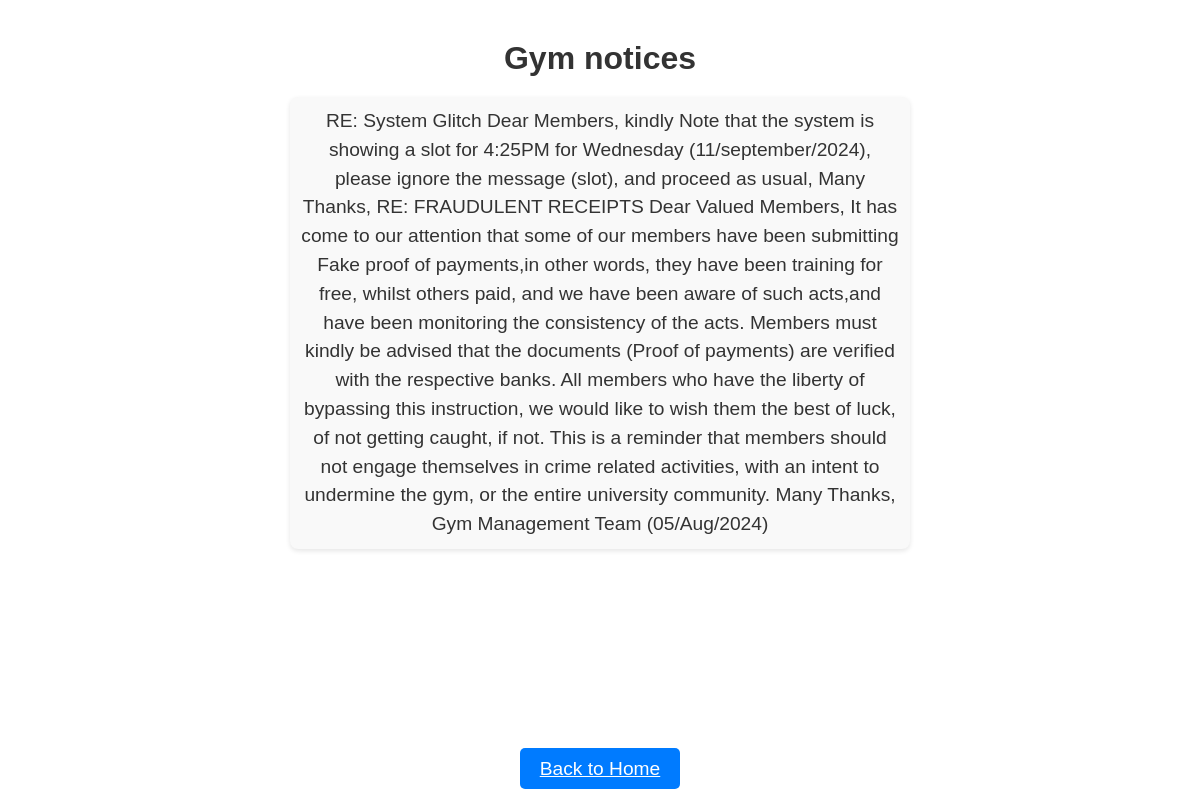
Screenshot of /notices with the database file from the repository.
### Gym/models.py (models this page shows, shortened)
class GymNotice(models.Model):
    title = models.CharField(max_length=200)
    description = models.TextField(blank=True, null=True)
    created_at = models.DateTimeField(auto_now_add=True)

### Gym/views.py (the view)
# urls.py: path('notices',views.notices,name="Gym Notices"),
def notices(request):
    gym_notice = GymNotice.objects.last()  # Get the latest gym notice
    return render(request, 'gym_notices.html', {'gym_notice': gym_notice})

### templates/gym_notices.html (shortened to what this page needs)
{% load static %}
<!DOCTYPE html>
<html lang="en">
<head>
</head>
<body>
    <div class="content">
        {% if gym_notice %}
            <h3>{{ gym_notice.title }}</h3>
            <p>{{ gym_notice.description }}</p>
        {% else %}
            <p>No gym notices available.</p>
        {% endif %}
    </div>
    <footer>
        <a href="/" class="btn-secondary">Back to Home</a>
    </footer>
</body>
</html>

### templates/gym_notices.html (style rules this page uses)
html, body { height: 100%; margin: 0; display: flex; flex-direction: column; justify-content: flex-start; align-items: center; background-color: white; color: #333; font-family: 'Arial', sans-serif; font-size: 16px; text-align: center; }
.content { width: 100%; max-width: 800px; padding: 20px; display: flex; flex-direction: column; align-items: center; flex-grow: 1; justify-content: flex-start; }
h3 { font-size: 2em; margin-top: 20px; margin-bottom: 20px; }
p { font-size: 1.2em; line-height: 1.5; text-align: center; max-width: 600px; margin: 0 auto; padding: 10px; background-color: #f9f9f9; border-radius: 8px; box-shadow: 0 2px 5px rgba(0, 0, 0, 0.1); }
.btn-secondary { font-size: 1.2em; padding: 10px 20px; background-color: #007bff; color: white; border: none; border-radius: 5px; cursor: pointer; transition: background-color 0.3s ease; }
footer { width: 100%; margin-top: auto; padding: 20px; }

### rows the page displays
GymNotice: title "Gym notices", description "RE: System Glitch Dear Members, kindly Note that the system is showing a slot for 4:25PM for Wednesday (11/september/2024), please ignore the message (slot), and proceed as usual, Many Thanks, RE: FRAUDULENT RECEIPTS Dear Valued Members, It has come to our attention that some of our members have been submitting Fake proof of payments,in other words, they have been training for free, whilst others paid, and we have been aware of such acts,and have been monitoring the consistency of the acts. Members must kindly be advised that the documents (Proof of payments) are verified with the respective banks. All members who have the liberty of bypassing this instruction, we would like to wish them…"
